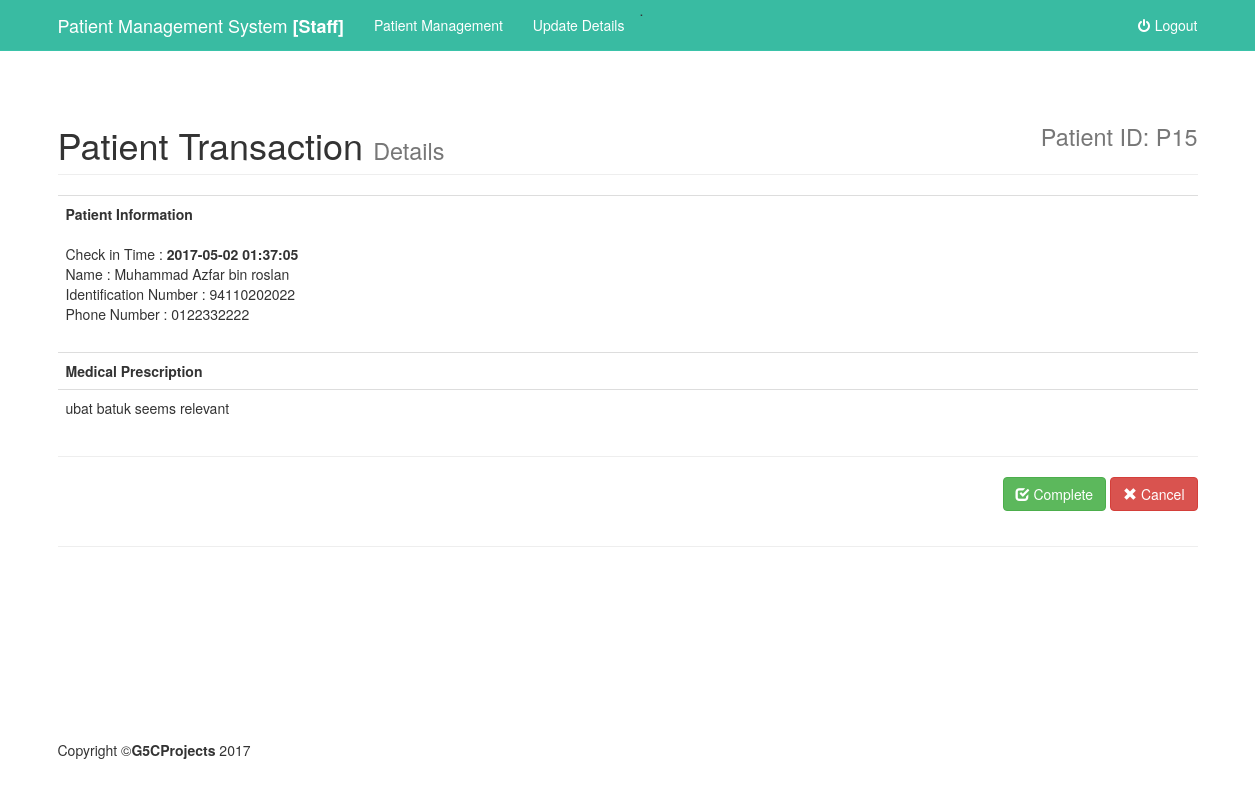
/staff/view.php?id=15, run on the app's committed database.
### tables this page shows
CREATE TABLE `diagnosis` (
  `diagnosisID` int(50) NOT NULL,
  `patientID` int(50) NOT NULL,
  `staffID` int(50) NOT NULL,
  `content` text NOT NULL,
  `medication` text NOT NULL,
  `checkin` timestamp NOT NULL DEFAULT CURRENT_TIMESTAMP ON UPDATE CURRENT_TIMESTAMP,
  `statusID` int(10) NOT NULL
);

CREATE TABLE `patient` (
  `patientID` int(50) NOT NULL,
  `name` varchar(50) NOT NULL,
  `ic` varchar(15) NOT NULL,
  `address` varchar(50) NOT NULL,
  `phonenumber` varchar(13) NOT NULL
);

### staff/view.php (the view, shortened to what this page needs)
 <?php
include '../include/db.php';
$transid = $_GET["id"];
if (!isset($_GET["id"])) {
  echo '<meta http-equiv="refresh" content="0;url=../admin/patient.php">';
}else  {
   $query3="SELECT distinct d.content as content,d.medication as med, d.checkin as checkin,p.name as name ,p.phonenumber as notel, p.ic as ic,p.address as address FROM diagnosis d join patient p on d.patientID = p.patientID WHERE d.diagnosisID = '$transid'";
	$result3 =mysqli_query($connect,$query3);
	$count = mysqli_num_rows($result3); }?>
   <?php include "include/header.php"; ?>
    <div class="container">
        <div class="row">
                    <div class="col-lg-12">
                        <h1 class="page-header">
                            Patient Transaction <small>Details</small>
                            <small><div class="pull-right">Patient ID: P<?php echo $transid;?></div></small>
                        </h1>
                    </div>
                </div>
        <div class="row">
            <div class="col-lg-12">
                    <form method = "POST" action ="index.php">
                    <table class = "table">
                        <tr>
                            <?php while($row2 = mysqli_fetch_assoc($result3)){
                            ?>
                            <td class = "col-md-6">
                            <Strong>Patient Information</Strong></br></br>
                                Check in Time :   <Strong><?php echo $row2['checkin']; ?></Strong></br>
                                Name : <?php echo $row2['name']; ?></br>
                                Identification Number : <?php echo $row2['ic']; ?></br>
                                Phone Number : <?php echo $row2['notel']; ?></br>
                                </td></div>
                        <tr>
                            <th colspan="1">Medical Prescription</th>
                        </tr>
                        <tr>
                            <td colspan="1"><?php echo $row2['med']; ?></td>
                        </tr>
            <?php  }  ?>
                <hr>
                <div class="pull-right">
                    <a   class = "btn btn-success"  href="status.php?id=<?=$transid;?>&type=Approve"><span class="glyphicon glyphicon-check" aria-hidden="true"></span> Complete</a>
                    <a  class = "btn btn-danger" href="#" onclick="window.history.go(-1);" ><span class="glyphicon glyphicon-remove" aria-hidden="true"></span> Cancel</a>
                </div>
                </div>
        </div>
    <?php include "include/footer.php"; ?>

### staff/include/shop-homepage.css (style rules this page uses)
body { padding-top: 70px; }

### css/stickyfooter.css (style rules this page uses)
html { position: relative; min-height: 100%; }
body { margin-bottom: 60px; }
body > .container { padding: 15px 15px 0; }

### data on the page
diagnosis: checkin "2017-05-02 01:37:05", patientID.name "Muhammad Azfar bin roslan", patientID.ic "94110202022", patientID.phonenumber "0122332222", medication "ubat batuk seems relevant"

### other printed values
$transid "15"
